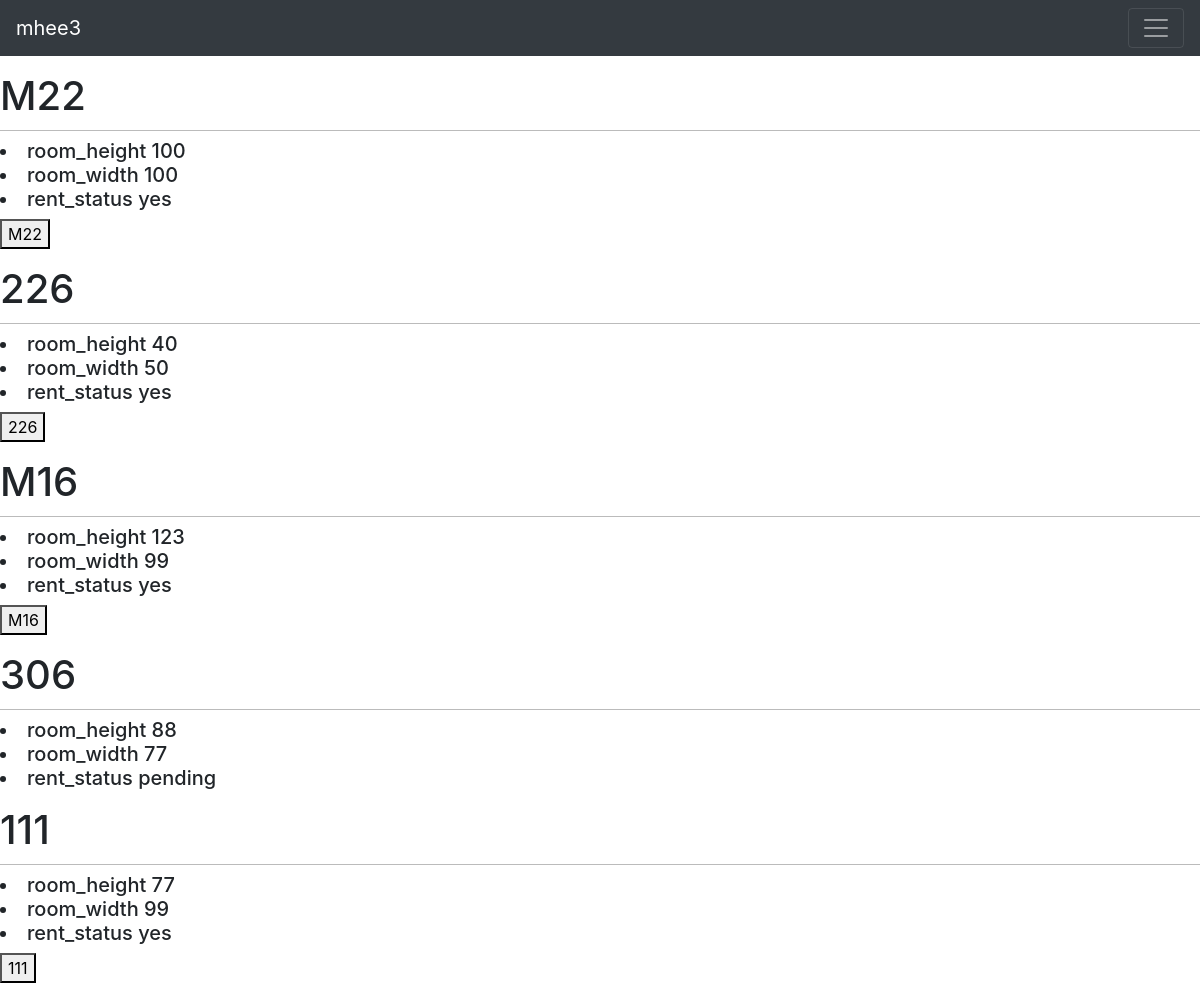
The page /reservation_room/ (signed in) on the database its author committed.
### blog/models.py (models this page shows, shortened)
class room(models.Model):
    roomname = models.CharField(max_length=100 , default = 'roomname')
    isavaliable = (('yes','yes') , ('no','no') , ('pending' , 'pending'))
    status = models.CharField(max_length = 10 , default = 'yes', choices=isavaliable)
    width = models.IntegerField(default = 0)
    height = models.IntegerField(default = 0)
    slug = models.SlugField(max_length=100 , default = 'roomname')

### project/views.py (the view)
# urls.py: path('reservation_room/' , views.room_detail , name= 'reservation_room'),
def room_detail(request):
    rooms = room.objects.all()
    if 'room' in request.GET and 'username' in request.GET:
        print(request.GET['room'])
        o_room = room.objects.get(roomname = request.GET['room'])
        o_room.status = "pending"
        user_obj = User.objects.get(username = request.GET['username'])
        user_obj = Employee.objects.get(id = user_obj.id)
        reservation.objects.create_book(user_obj , o_room)
        o_room.save()
    else:
        print("ihere")
    return render(request , 'blog/reservation_room.html' , {'rooms' : rooms})

### templates/blog/reservation_room.html (shortened to what this page needs)
{% extends 'base.html' %}
{% block content %}
{% for room in rooms %}
<p class="wewew"> <h1>{{ room.roomname }}</h1>
<h5>  <li> room_height {{room.height}} </li>
  <li> room_width {{room.width}} </li>
  <li>rent_status {{room.status}} </li> </h5>
  {% if request.user.is_authenticated and room.status == 'yes' %}
  <form action=""   method="GET">
    <button type="submit" value="{{room.roomname}}" name = "room" >{{ room.roomname }}</button>
  </form>
  {% endif %}
</p>
{% endfor %}
{% endblock %}

### templates/base.html (shortened to what this page needs)
{% load static %}
<!DOCTYPE html>
<html>
<head>
  <link href="{% static "css/blog.css" %}" rel="stylesheet">
</head>
<link href="//maxcdn.bootstrapcdn.com/bootstrap/4.1.1/css/bootstrap.min.css" rel="stylesheet" id="bootstrap-css">
<body>
  <nav class="navbar navbar-dark bg-dark">
        <a class="navbar-brand" href="/">{% if user.is_authenticated %}  {{user.username}} {{emp.role}}  {% else %}  Guest {% endif %} </a>
        <button class="navbar-toggler" type="button" data-toggle="collapse" data-target="#navbarsExample01" aria-controls="navbarsExample01" aria-expanded="false" aria-label="Toggle navigation">
          <span class="navbar-toggler-icon"></span>
        </button>
      </nav>
    {% block content %}
    {% endblock %}
</body>
</html>

### static/css/blog.css (style rules this page uses)
body { margin:0; padding:0; font-family:helvetica, sans-serif; }
a { color:#00abff; text-decoration:none; }
h1 { font-weight:normal; border-bottom:1px solid #bbb; padding:0 0 10px 0; }

### rows shown on the page
room: roomname "M22", height "100", width "100", status "yes"
room: roomname "226", height "40", width "50", status "yes"
room: roomname "M16", height "123", width "99", status "yes"
room: roomname "306", height "88", width "77", status "pending"
room: roomname "111", height "77", width "99", status "yes"

### other values the page prints
{{ user.username }} "mhee3"
